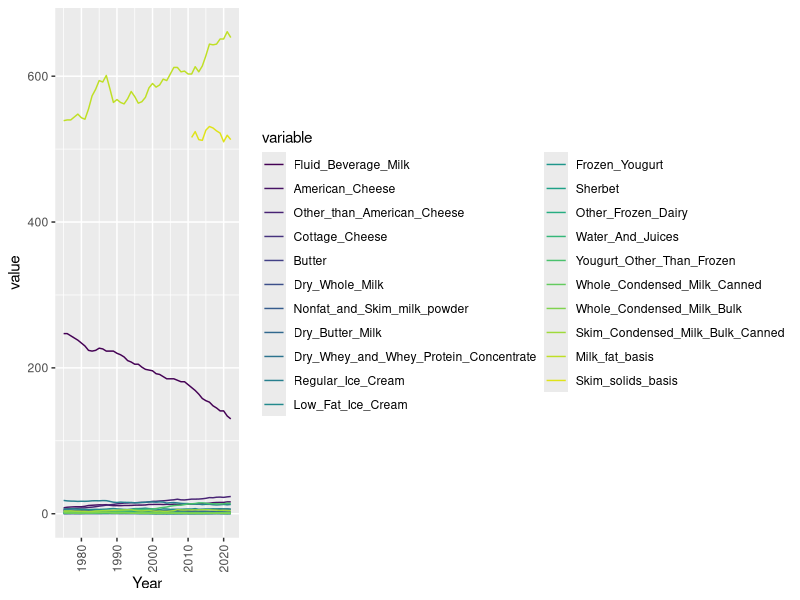
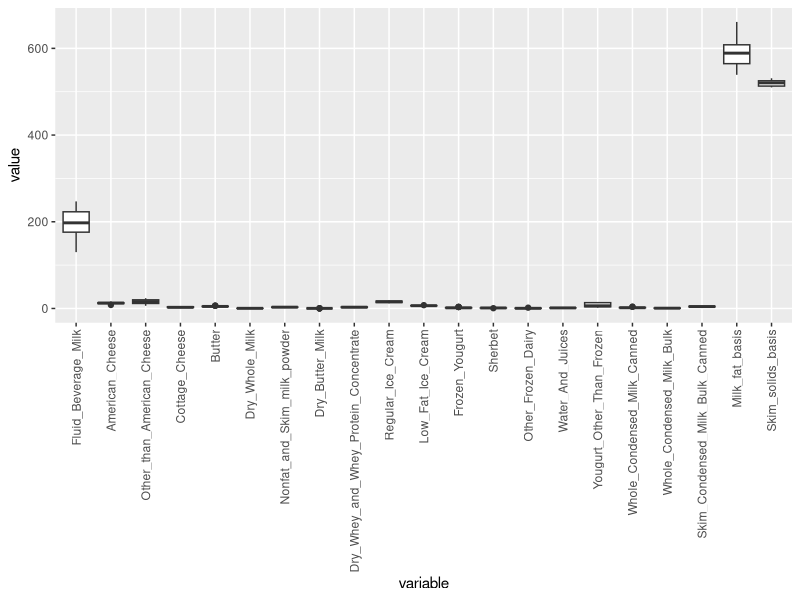
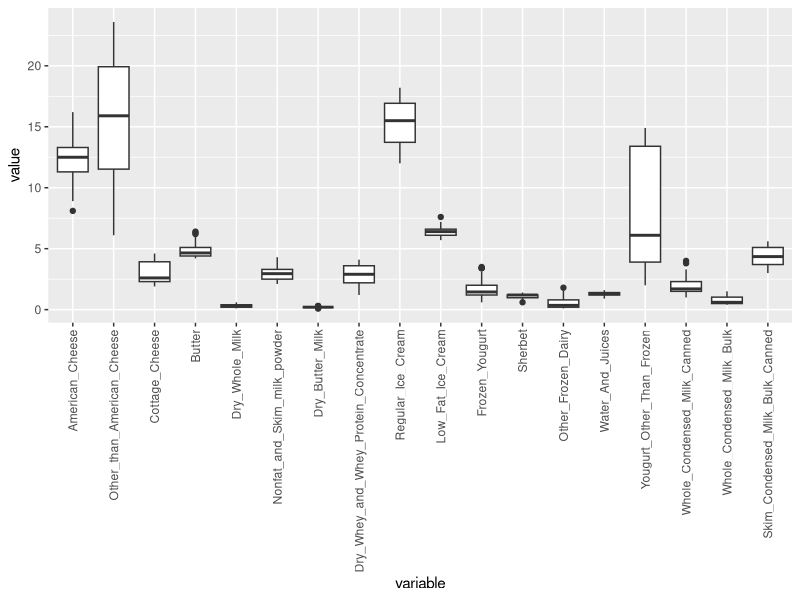
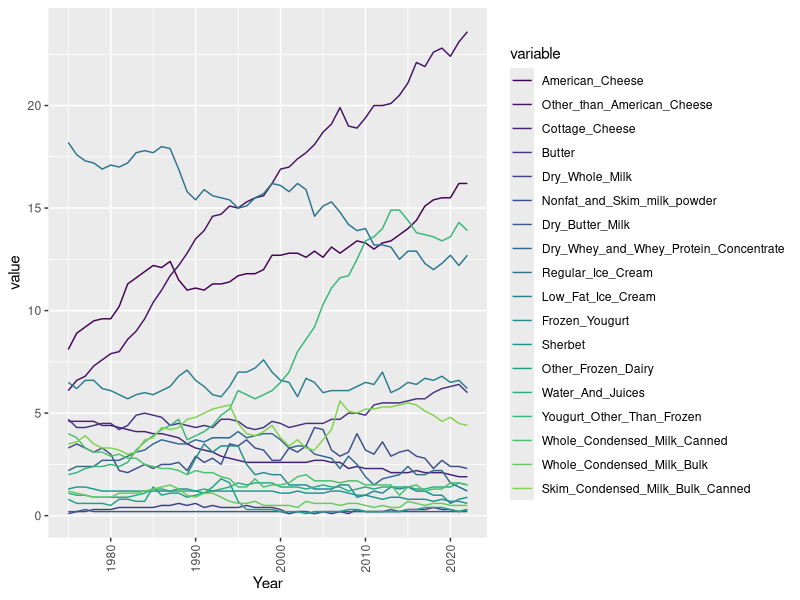
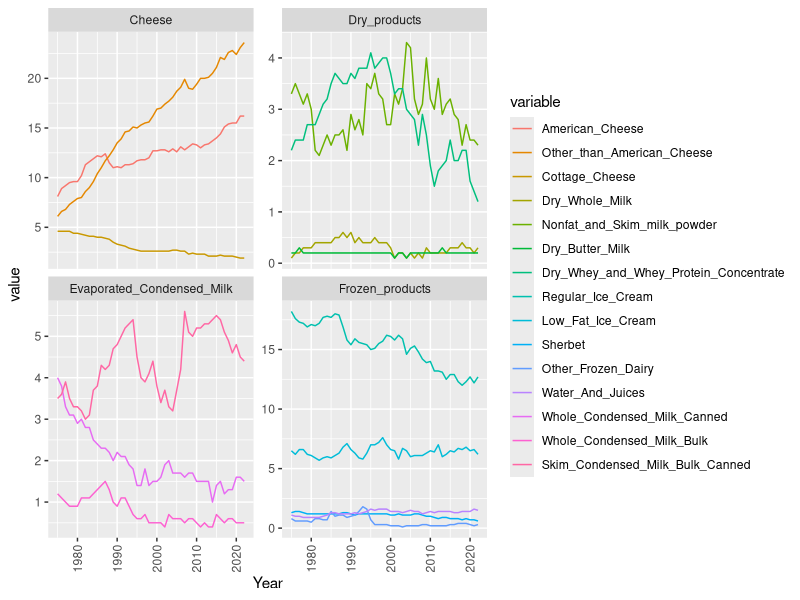

R code for these plots, in order:
## ---- chunk 1
knitr::opts_chunk$set(echo = TRUE)
## ---- chunk 2

# Load the readxl package
library(tidyverse)
library(readxl)


library(readr)

# Read the CSV file from GitHub

dataset <- read.csv("pcconsp_1_csv.csv")

## ---- chunk 3

str(dataset)

## ---- chunk 4

summary(dataset)

## ---- chunk 5

# Load necessary libraries
library(ggplot2)
library(reshape2)
library(viridis)


my_palette <- viridis(22)

# Reshape data into long format
melted_data <- melt(dataset, id.vars = "Year")



# Create density plot
ggplot(melted_data, aes(x = Year, y = value , color = variable)) +
  geom_line()+
  theme(axis.text.x = element_text(angle = 90, hjust = 1, vjust = 0.5))+
  scale_color_manual(values = my_palette)





## ---- chunk 6

my_palette <- viridis(22)

# Reshape data into long format
melted_data <- melt(dataset, id.vars = "Year")

# Create density plot
ggplot(melted_data, aes(x = variable, y = value)) +
  geom_boxplot()+
  theme(axis.text.x = element_text(angle = 90, hjust = 1, vjust = 0.5))

melted_data_below100 <- melted_data %>% 
  filter(value <= 100)

ggplot(melted_data_below100, aes(x = variable, y = value)) +
  geom_boxplot()+
  theme(axis.text.x = element_text(angle = 90, hjust = 1, vjust = 0.5))

ggplot(melted_data_below100, aes(x = Year, y = value , color = variable)) +
  geom_line()+
  theme(axis.text.x = element_text(angle = 90, hjust = 1, vjust = 0.5))+
  scale_color_manual(values = my_palette)

## ---- chunk 7

head(melted_data, 3)

## ---- chunk 8

#Creating catgories based on the variable identifier

categorize <- function(variable_name) {
  if (grepl("American_Cheese", variable_name, ignore.case = TRUE)) {
    return("Cheese")
  } else if (grepl("Other_than_American_Cheese", variable_name, ignore.case = TRUE)) {
    return("Cheese")
  } else if (grepl("Cottage_Cheese", variable_name, ignore.case = TRUE)) {
    return("Cheese")
  } else if (grepl("Dry_Whole_Milk", variable_name, ignore.case = TRUE)) {
    return("Dry_products")
  } else if (grepl("Nonfat_and_Skim_milk_powder", variable_name, ignore.case = TRUE)) {
    return("Dry_products")
  } else if (grepl("Dry_Butter_Milk", variable_name, ignore.case = TRUE)) {
    return("Dry_products")
  } else if (grepl("Dry_Whey_and_Whey_Protein_Concentrate", variable_name, ignore.case = TRUE)) {
    return("Dry_products")
  } else if (grepl("Regular_Ice_Cream", variable_name, ignore.case = TRUE)) {
    return("Frozen_products")
  } else if (grepl("Low_Fat_Ice_Cream", variable_name, ignore.case = TRUE)) {
    return("Frozen_products")
  } else if (grepl("Sherbet", variable_name, ignore.case = TRUE)) {
    return("Frozen_products")
  } else if (grepl("Other_Frozen_Dairy", variable_name, ignore.case = TRUE)) {
    return("Frozen_products")
  } else if (grepl("Water_And_Juices", variable_name, ignore.case = TRUE)) {
    return("Frozen_products")
  } else if (grepl("Whole_Condensed_Milk_Canned", variable_name, ignore.case = TRUE)) {
    return("Evaporated_Condensed_Milk")
  } else if (grepl("Whole_Condensed_Milk_Bulk", variable_name, ignore.case = TRUE)) {
    return("Evaporated_Condensed_Milk")
  } else if (grepl("Skim_Condensed_Milk_Bulk_Canned", variable_name, ignore.case = TRUE)) {
    return("Evaporated_Condensed_Milk")
  } else {
    return("Other")
  }
}


## ---- chunk 9

melted_data$Category <- sapply(melted_data$variable, categorize)

head(melted_data)

## ---- chunk 10

melted_data_categories <- melted_data %>% 
  filter(melted_data$Category != "Other")

ggplot(melted_data_categories, aes(x = Year, y = value, color = variable)) +
  geom_line() +
  theme(axis.text.x = element_text(angle = 90, hjust = 1, vjust = 0.5))+
  facet_wrap(~ Category, scales = "free_y")
  


